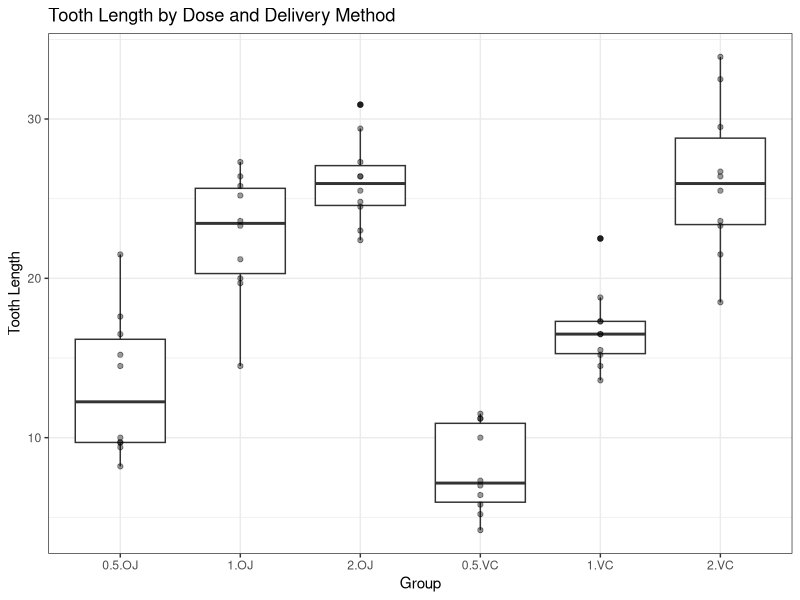

R code for this plot: (Note: this script raises an error after producing the figure.)
## ---- chunk 1
set.seed(1234)
library(ggplot2)
library(dplyr)
## ---- chunk 2
library(datasets)
data(ToothGrowth)
str(ToothGrowth)
summary(ToothGrowth)
## ---- chunk 3
data <- ToothGrowth %>%
    mutate(Group = interaction(as.factor(dose), supp))
p <- ggplot(data, aes(Group, len)) + theme_bw()
p + geom_boxplot() + geom_point(alpha=0.4) + labs(title = "Tooth Length by Dose and Delivery Method", y = "Tooth Length")
## ---- chunk 4
t.test(len ~ supp, data = data, paired=TRUE, var.equal=FALSE)$estimate
t.test(len ~ supp, data = data, paired=TRUE, var.equal=FALSE)$conf
## ---- chunk 5
datasm1 <- data %>%
    filter(dose!=1)
t.test(len ~ dose, data = datasm1, paired=TRUE, var.equal=FALSE)$estimate
t.test(len ~ dose, data = datasm1, paired=TRUE, var.equal=FALSE)$conf
